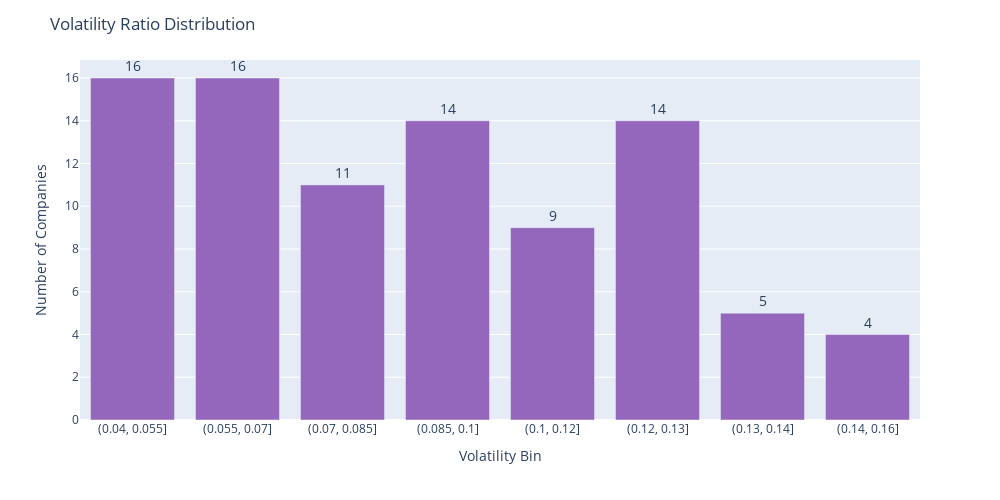

Notebook code for this chart:
### Code cell
volatility_top = analysis_df['volatility'].mean() + analysis_df['volatility'].std()

volatility_analysis_df = analysis_df[analysis_df['volatility'] < volatility_top]
volatility_analysis_df.loc[:,'volatility_bin'] = pd.cut(volatility_analysis_df['volatility'], 8, precision = 1)
volatility_analysis_df2 = volatility_analysis_df[['ticker','volatility_bin']].groupby('volatility_bin').count().reset_index()
volatility_analysis_df2.loc[:,'volatility_bin'] = volatility_analysis_df2['volatility_bin'].astype('str')

fig = px.bar(volatility_analysis_df2, x='volatility_bin', y='ticker', text = 'ticker')

fig.update_traces(textposition='outside',
                  texttemplate='%{text}',
                  marker_color='#9467bd',
                  textfont_size=14)

fig.update_layout(title_text = 'Volatility Ratio Distribution',
                  yaxis_title = 'Number of Companies',
                  xaxis_title = 'Volatility Bin',
                  height = 500, width = 1000)

fig.show()

### Figure 1 — Plotly figure (JSON) as saved in the notebook; plotly's stock layout.template omitted (floating-point values rounded to 4 significant figures)
{"data": [{"alignmentgroup": "True", "hoverlabel": {"namelength": 0}, "hovertemplate": "volatility_bin=%{x}<br>ticker=%{text}", "legendgroup": "", "marker": {"color": "#9467bd"}, "name": "", "offsetgroup": "", "orientation": "v", "showlegend": false, "text": [16, 16, 11, 14, 9, 14, 5, 4], "textfont": {"size": 14}, "textposition": "outside", "texttemplate": "%{text}", "type": "bar", "x": ["(0.04, 0.055]", "(0.055, 0.07]", "(0.07, 0.085]", "(0.085, 0.1]", "(0.1, 0.12]", "(0.12, 0.13]", "(0.13, 0.14]", "(0.14, 0.16]"], "xaxis": "x", "y": [16, 16, 11, 14, 9, 14, 5, 4], "yaxis": "y"}], "layout": {"barmode": "relative", "height": 500, "legend": {"tracegroupgap": 0}, "margin": {"t": 60}, "title": {"text": "Volatility Ratio Distribution"}, "width": 1000, "xaxis": {"anchor": "y", "domain": [0, 1], "title": {"text": "Volatility Bin"}}, "yaxis": {"anchor": "x", "domain": [0, 1], "title": {"text": "Number of Companies"}}}}
